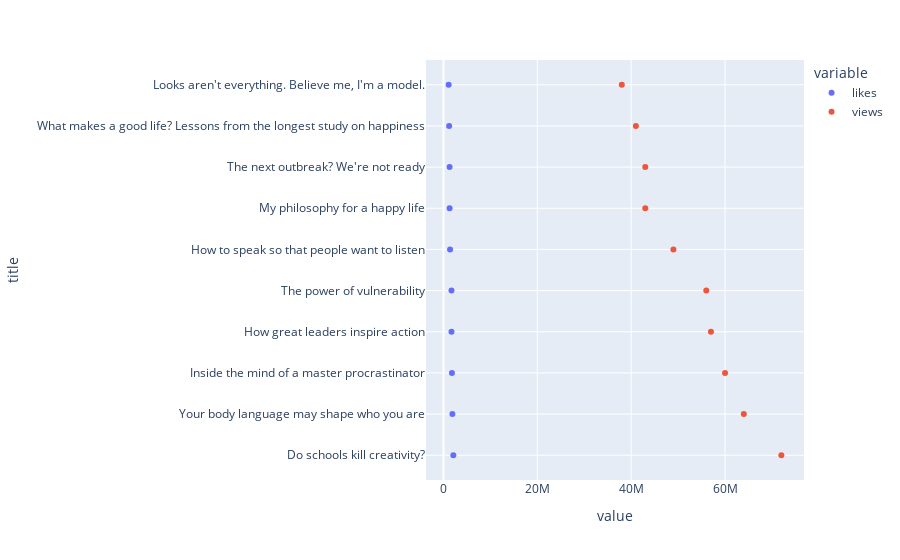

Notebook cell for this chart:
### Code cell
import plotly.express as px
df_likes_views = df.sort_values(by = ['likes','views'], ascending = False)
fig = px.scatter(df_likes_views.head(10), x= ['likes','views'], y = 'title')
fig.show()

### Figure 1 — Plotly figure (JSON) as saved in the notebook; plotly's stock layout.template omitted (floating-point values rounded to 4 significant figures)
{"data": [{"hovertemplate": "variable=likes<br>value=%{x}<br>title=%{y}<extra></extra>", "legendgroup": "likes", "marker": {"color": "#636efa", "symbol": "circle"}, "mode": "markers", "name": "likes", "orientation": "h", "showlegend": true, "type": "scatter", "x": [2100000, 1900000, 1800000, 1700000, 1700000, 1400000, 1300000, 1300000, 1200000, 1100000], "xaxis": "x", "y": ["Do schools kill creativity?", "Your body language may shape who you are", "Inside the mind of a master procrastinator", "How great leaders inspire action", "The power of vulnerability", "How to speak so that people want to listen", "My philosophy for a happy life", "The next outbreak? We're not ready", "What makes a good life? Lessons from the longest study on happiness", "Looks aren't everything. Believe me, I'm a model."], "yaxis": "y"}, {"hovertemplate": "variable=views<br>value=%{x}<br>title=%{y}<extra></extra>", "legendgroup": "views", "marker": {"color": "#EF553B", "symbol": "circle"}, "mode": "markers", "name": "views", "orientation": "h", "showlegend": true, "type": "scatter", "x": [72000000, 64000000, 60000000, 57000000, 56000000, 49000000, 43000000, 43000000, 41000000, 38000000], "xaxis": "x", "y": ["Do schools kill creativity?", "Your body language may shape who you are", "Inside the mind of a master procrastinator", "How great leaders inspire action", "The power of vulnerability", "How to speak so that people want to listen", "My philosophy for a happy life", "The next outbreak? We're not ready", "What makes a good life? Lessons from the longest study on happiness", "Looks aren't everything. Believe me, I'm a model."], "yaxis": "y"}], "layout": {"autosize": true, "legend": {"title": {"text": "variable"}, "tracegroupgap": 0}, "margin": {"t": 60}, "xaxis": {"anchor": "y", "autorange": true, "domain": [0, 1], "range": [-3276000.0, 76380000.0], "title": {"text": "value"}, "type": "linear"}, "yaxis": {"anchor": "x", "autorange": true, "domain": [0, 1], "range": [-0.6969, 9.697], "title": {"text": "title"}, "type": "category"}}}
